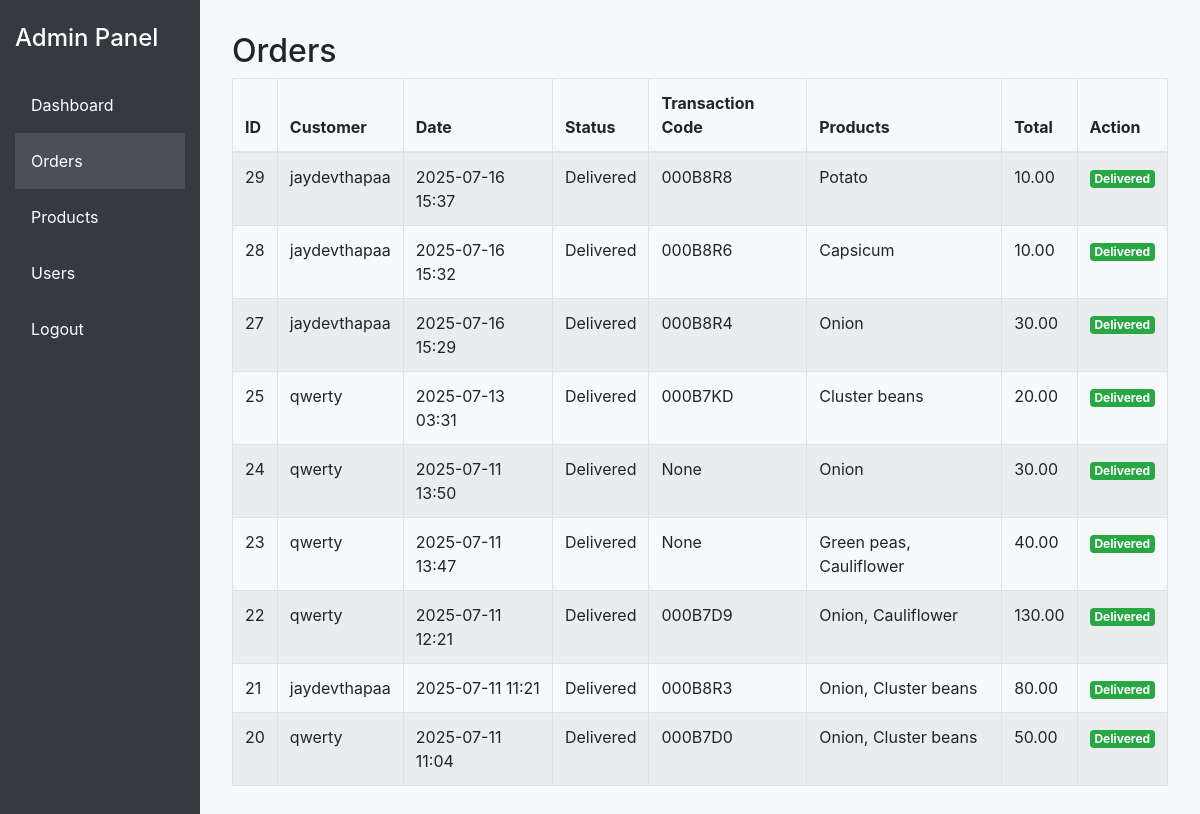
/adminpanel/orders/ (signed in), run on an earlier commit of the app's database.
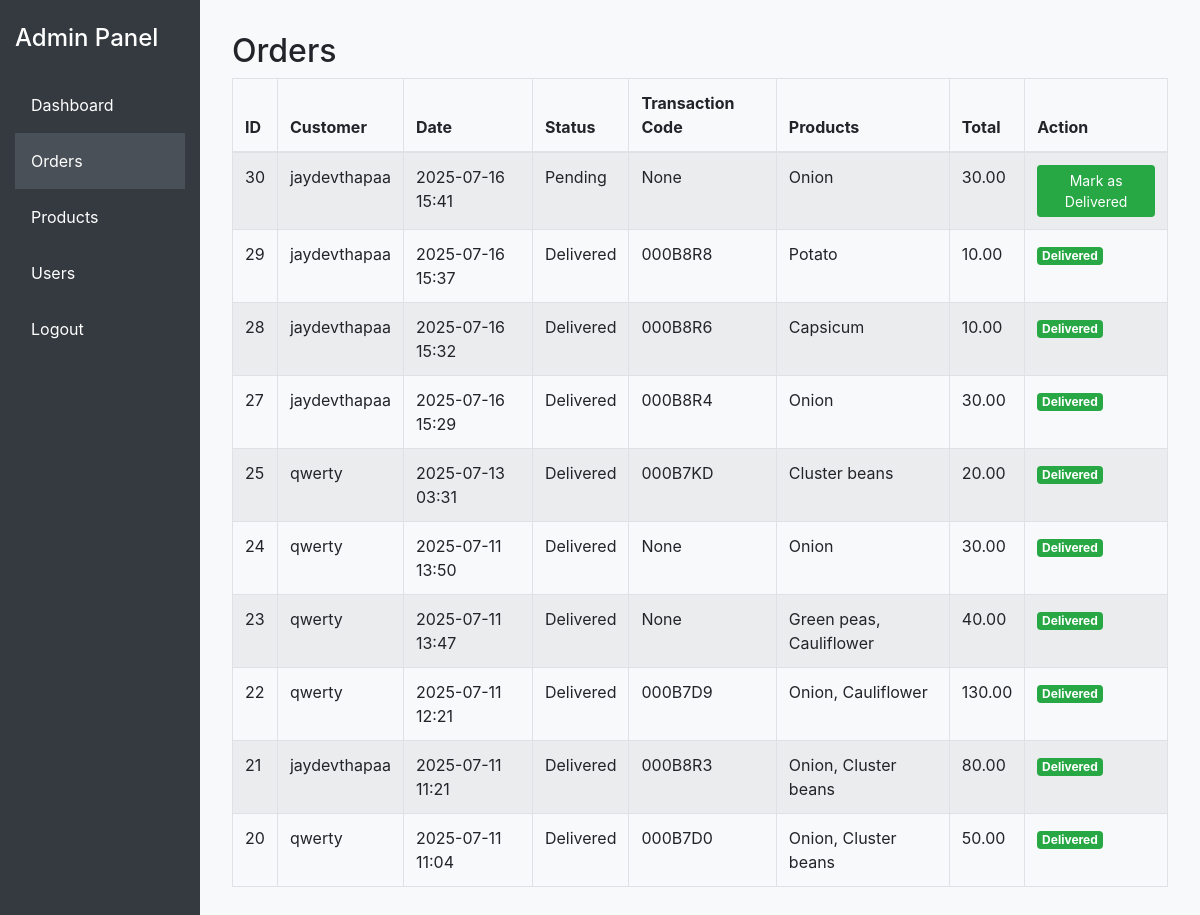
And on a later commit of the database.
### store/models.py (models this page shows, shortened)
class Order(models.Model):
    customer = models.ForeignKey(Customer, on_delete=models.SET_NULL, blank=True, null=True)
    date_orderd = models.DateTimeField(auto_now_add=True)
    complete = models.BooleanField(default=False, null=True, blank=False)
    transaction_id = models.CharField(max_length=100, null=True, blank=True)
    ref_id = models.CharField(max_length=100, null=True, blank=True)
    payment_status = models.CharField(max_length=20, default='pending', choices=[
        ('pending', 'Pending'),
        ('processing', 'Processing'),
        ('shipped', 'Shipped'),
        ('delivered', 'Delivered'),
        ('completed', 'Completed'),
        ('failed', 'Failed'),
        ('cancelled', 'Cancelled'),
    ])
    payment_error = models.TextField(null=True, blank=True)
    esewa_payment_id = models.CharField(max_length=100, null=True, blank=True)
    esewa_merchant_id = models.CharField(max_length=100, null=True, blank=True)
    payment_method = models.CharField(max_length=20, default='esewa', choices=[
        ('esewa', 'eSewa'),
        ('cod', 'Cash on Delivery'),
    ])
    @property
    def get_cart_total(self):
        orderitems = self.orderitem_set.all()
        total = sum([item.get_total for item in orderitems])
        return total

class Customer(models.Model):
    user=models.OneToOneField(User, on_delete=models.CASCADE,null=True,blank=True)
    name=models.CharField(max_length=100, null=True)
    email=models.CharField(max_length=100,null=True)

class OrderItem(models.Model):
    product=models.ForeignKey(Product,on_delete=models.SET_NULL,blank=True,null=True)
    order=models.ForeignKey(Order,on_delete=models.SET_NULL,blank=True,null=True)
    quantity=models.IntegerField(default=0,null=True,blank=True)
    date_added=models.DateTimeField(auto_now_add=True)
    @property
    def get_total(self):
        if self.product is None:
            return 0
        total = self.product.price * self.quantity
        return total

class Product(models.Model):
    name= models.CharField(max_length=100, null=True)
    price = models.DecimalField(max_digits=10, decimal_places=2, default=0.00)
    digital=models.BooleanField(default=False, null=True, blank=False)
    image=models.ImageField(null=True,blank=True)
    about_products = models.TextField(null=True, blank=True, help_text='Brief introduction about the product')

### store/adminpanel_views.py (the view)
# urls.py: path('orders/', adminpanel_views.orders, name='adminpanel_orders'),
@staff_member_required
def orders(request):
    orders = Order.objects.all().order_by('-date_orderd')
    return render(request, 'adminpanel/orders.html', {'orders': orders})

### store/templates/adminpanel/orders.html (shortened to what this page needs)
{% extends 'adminpanel/base.html' %}
{% block content %}
<h2>Orders</h2>
<table class="table table-bordered table-striped">
    <thead>
        <tr>
            <th>ID</th>
            <th>Customer</th>
            <th>Date</th>
            <th>Status</th>
            <th>Transaction Code</th>
            <th>Products</th>
            <th>Total</th>
            <th>Action</th>
        </tr>
    </thead>
    <tbody>
        {% for order in orders %}
        {% if order.orderitem_set.all %}
        <tr>
            <td>{{ order.id }}</td>
            <td>{{ order.customer.user.username }}</td>
            <td>{{ order.date_orderd|date:'Y-m-d H:i' }}</td>
            <td>{{ order.get_payment_status_display }}</td>
            <td>{{ order.transaction_id }}</td>
            <td>
                {% for item in order.orderitem_set.all %}
                    {{ item.product.name }}{% if not forloop.last %}, {% endif %}
                {% empty %}
                    No products
                {% endfor %}
            </td>
            <td>{{ order.get_cart_total }}</td>
            <td>
                {% if order.payment_status != 'delivered' %}
                    <form method="post" action="{% url 'mark_order_delivered' order.id %}">
                        <button type="submit" class="btn btn-success btn-sm">Mark as Delivered</button>
                    </form>
                {% else %}
                    <span class="badge badge-success">Delivered</span>
                {% endif %}
            </td>
        </tr>
        {% endif %}
        {% endfor %}
    </tbody>
</table>
{% endblock %}

What changed in the data, as far as the page shows it:
now on this page (row unchanged): Order: id "30", customer.user.username "jaydevthapaa", date_orderd "2025-07-16 15:41", payment_status "Pending", transaction_id "None", get_cart_total "30.00", shows "Mark as Delivered"
added OrderItem: product.name "Onion", shown under "30"
